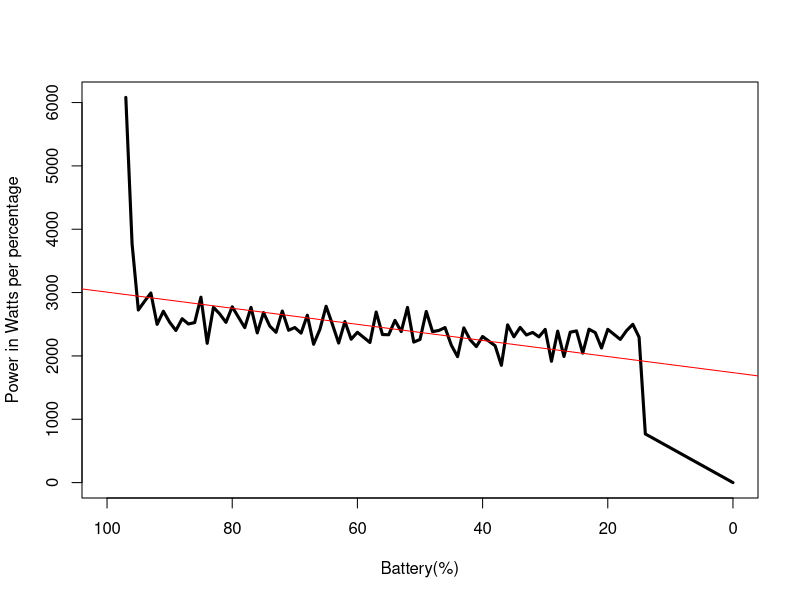

R code for this plot:
# Set the working directory
setwd("/Users/mac/Desktop/Programming/COMP9596//DroneData")

# Read the data
data <- read.csv(file="Flying10mBatteryDrainRepeat.csv", header=TRUE, sep=",")

# Convert date column to Date object
data$Date <- as.POSIXct(data$Date)

# Extract the data from column name to plot
data.toPlot <- data


# Calculate the difference of each time point to the first (in seconds)
data.toPlot$TimeDiff <- data.toPlot$Date - data.toPlot$Date[1]

# Since TimeDiff is a time/date object, convert it to a numeric and store this as an extra column in data frame
data.toPlot$TimeDiffValue <- as.numeric(data.toPlot$TimeDiff)

# Multiple current and voltage to get Power
data.toPlot$Power <- as.double(-(data.toPlot$Current/1000) * data.toPlot$Voltage/1000)

data.toPlotFinal <- aggregate(data.toPlot$Power, by=list(Battery=data.toPlot$Battery), FUN=sum)

plot(x=data.toPlotFinal$Battery, xlim=c(100, 0), y=data.toPlotFinal$x, type="l", xlab="Battery(%)", ylab="Power in Watts per percentage", lty=1, col="Black", lwd=3)
abline(lm(data.toPlotFinal$x ~ data.toPlotFinal$Battery), col="red")

#dev.off()